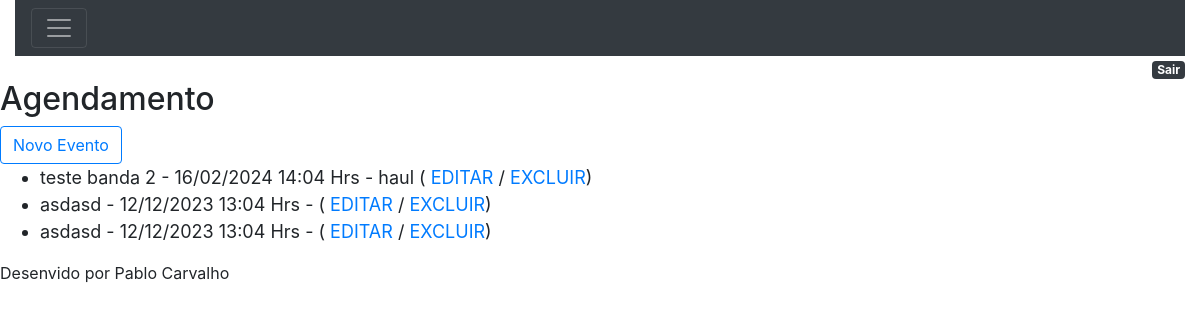
The page /agenda/ (signed in) on the database as committed earlier.
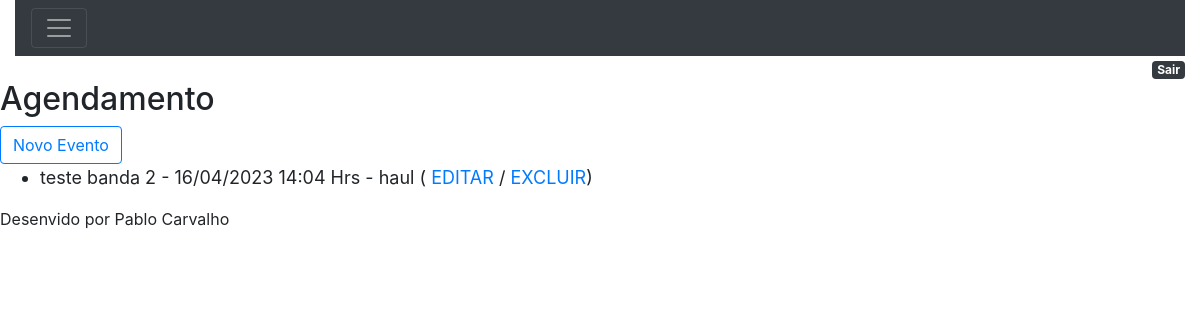
The same page on the database as committed later.
### core/models.py (models this page shows, shortened)
class Evento (models.Model):
    titulo = models.CharField(max_length=100)
    descricao = models.TextField(blank=True, null=True)
    data_evento = models.DateTimeField()
    data_descricao = models.DateTimeField(auto_now=True)
    usuario = models.ForeignKey(User, on_delete=models.CASCADE)
    local_evento = models.TextField(blank=True, null=True)
    class Meta:
        db_table = 'evento'
    def get_data_evento(self):
        return self.data_evento.strftime('%d/%m/%Y %H:%M Hrs')
    def get_evento_atrasado(self):
        if self.data_evento < datetime.now():
            return True
        else:
            return False

### core/views.py (the view)
# urls.py: path('agenda/', views.lista_eventos),
@login_required(login_url='/login/')
def lista_eventos(request):
    usuario = request.user
    data_atual = datetime.now() - timedelta(hours=1)
    evento = Evento.objects.filter(usuario=usuario, data_evento__gt=data_atual)
    dados = {'eventos' :evento}
    return render (request,'agenda.html', dados)

### templates/agenda.html (shortened to what this page needs)
{% extends "model-page.html" %}
 {% block content %}
 <link rel="stylesheet" href="https://stackpath.bootstrapcdn.com/bootstrap/4.1.3/css/bootstrap.min.css">
    <h2>Agendamento</h2>
    <a href="evento/">
        <button type="button" class="btn btn-outline-primary">Novo Evento</button>
    </a>
    <ul style="font-size: 18px">
        {% for evento in eventos %}
            <li>
                <div style={% if evento.get_evento_atrasado %}  "color: red;"{% endif %}>
                    {{evento.titulo}} - {{evento.get_data_evento}} - {{evento.local_evento}}
                    ( <a href ="evento/?id={{evento.id}}">EDITAR </a>
                    / <a href="evento/delete/{{evento.id}}/"> EXCLUIR</a>)
                </div>
        {% endfor %}
    </ul>
{% endblock %}

Rows that differ between the two databases and show on the page:
no longer on this page (row edited): Evento: titulo "asdasd", get_data_evento "12/12/2023 13:04 Hrs"
no longer on this page (row edited): Evento: titulo "asdasd", get_data_evento "12/12/2023 13:04 Hrs"
changed Evento "teste banda 2": get_data_evento "16/02/2024 14:04 Hrs" → "16/04/2023 14:04 Hrs"
